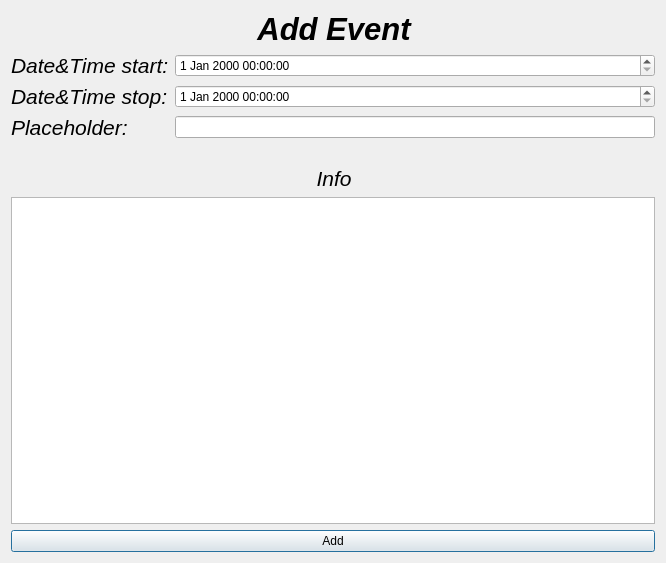
<?xml version="1.0" encoding="UTF-8"?>
<ui version="4.0">
 <class>Event</class>
 <widget class="QDialog" name="Event">
  <property name="geometry">
   <rect>
    <x>0</x>
    <y>0</y>
    <width>666</width>
    <height>563</height>
   </rect>
  </property>
  <property name="windowTitle">
   <string>Dialog</string>
  </property>
  <layout class="QGridLayout" name="gridLayout">
   <item row="1" column="1" colspan="2">
    <widget class="QLabel" name="label">
     <property name="font">
      <font>
       <pointsize>23</pointsize>
       <italic>true</italic>
       <bold>true</bold>
      </font>
     </property>
     <property name="text">
      <string>Add Event</string>
     </property>
     <property name="alignment">
      <set>Qt::AlignCenter</set>
     </property>
    </widget>
   </item>
   <item row="4" column="1" rowspan="2" colspan="3">
    <widget class="QLineEdit" name="lineEdit"/>
   </item>
   <item row="3" column="1" colspan="3">
    <widget class="QDateTimeEdit" name="dateTimeEdit_2"/>
   </item>
   <item row="2" column="0">
    <widget class="QLabel" name="label_2">
     <property name="font">
      <font>
       <pointsize>16</pointsize>
       <italic>true</italic>
      </font>
     </property>
     <property name="text">
      <string>Date&amp;Time start:</string>
     </property>
    </widget>
   </item>
   <item row="8" column="1" colspan="2">
    <widget class="QLabel" name="label_4">
     <property name="font">
      <font>
       <pointsize>16</pointsize>
       <italic>true</italic>
      </font>
     </property>
     <property name="text">
      <string>Info</string>
     </property>
     <property name="alignment">
      <set>Qt::AlignCenter</set>
     </property>
    </widget>
   </item>
   <item row="11" column="0" colspan="4">
    <widget class="QPushButton" name="pushButton">
     <property name="text">
      <string>Add</string>
     </property>
    </widget>
   </item>
   <item row="3" column="0">
    <widget class="QLabel" name="label_5">
     <property name="font">
      <font>
       <pointsize>16</pointsize>
       <italic>true</italic>
       <bold>false</bold>
      </font>
     </property>
     <property name="text">
      <string>Date&amp;Time stop:</string>
     </property>
    </widget>
   </item>
   <item row="10" column="0" colspan="4">
    <widget class="QTextEdit" name="textEdit"/>
   </item>
   <item row="2" column="1" colspan="3">
    <widget class="QDateTimeEdit" name="dateTimeEdit"/>
   </item>
   <item row="4" column="0" rowspan="2">
    <widget class="QLabel" name="label_3">
     <property name="font">
      <font>
       <pointsize>16</pointsize>
       <italic>true</italic>
      </font>
     </property>
     <property name="text">
      <string>Placeholder:</string>
     </property>
    </widget>
   </item>
   <item row="7" column="0" colspan="3">
    <widget class="QLabel" name="label_6">
     <property name="font">
      <font>
       <italic>true</italic>
      </font>
     </property>
     <property name="text">
      <string/>
     </property>
    </widget>
   </item>
  </layout>
 </widget>
 <resources/>
 <connections/>
</ui>
